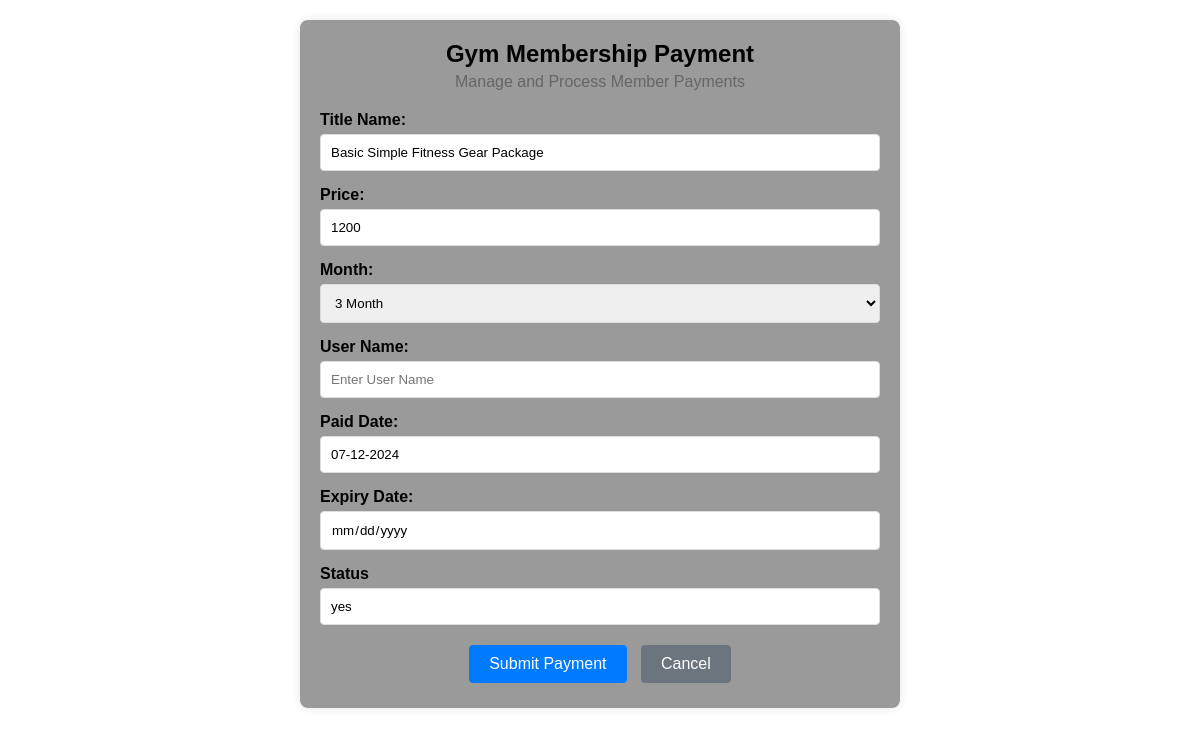
/payment.php?id=1 (signed in), run on the app's committed database.
### tables this page shows
CREATE TABLE `tbladdpackage` (
  `id` int(11) NOT NULL,
  `category` varchar(45) DEFAULT NULL,
  `titlename` varchar(450) DEFAULT NULL,
  `month` varchar(45) DEFAULT NULL,
  `Price` varchar(45) DEFAULT NULL,
  `Description` varchar(450) DEFAULT NULL
);

### payment.php (the view, shortened to what this page needs)
<!DOCTYPE html>
<html lang="en">
<head>
    <link rel="stylesheet" href="s1.css">
</head>
<body class="pay-body">
    <div class="contain">
        <header>
            <h1>Gym Membership Payment</h1>
            <p>Manage and Process Member Payments</p>
        </header>
        <form action="payment.php" method="post">
<?php
include "config.php";
$uid = $_GET['id'];
$sql = "select * from tbladdpackage where id='$uid'";
$result = mysqli_query($conn, $sql);
while ($row = mysqli_fetch_assoc($result)) {
    ?>
            <div class="form-group">
                <label for="user_name">Title Name:</label>
                <input type="text" id="user_name" placeholder="Enter User Name" value="<?php echo $row['titlename'];?>" required>
            </div>
            <div class="form-group">
                <label for="price">Price:</label>
                <input type="text" id="price" placeholder="Enter Price" value="<?php echo $row['Price'];?>" required readonly>
            </div>
            <div class="form-group">
                <label for="plan">Month:</label>
                <select id="plan" name="plan" onclick="calculateExpiryDate()" required>
                    <option value="<?php echo $row['month'];?>"><?php echo $row['month'];?></option>
                </select>
            </div>
            <div class="form-group">
                <label for="user_name">User Name:</label>
                <input type="text" id="user_name" name="user_name" placeholder="Enter User Name" required>
            </div>
            <div class="form-group">
                <label for="paid_date">Paid Date:</label>
                <input type="text" id="paid_date" name="paid_date" value="<?php echo date('d-m-Y');?>" required readonly>
            </div>
            <div class="form-group">
                <label for="expiry_date">Expiry Date:</label>
                <input type="date" id="expiry_date" name="expiry_date" required readonly>
            </div>
            <div class="form-group">
                <label for="status">Status</label>
                <input type="text" id="status" name="status" value="yes" required>
            </div>
            <div class="form-actions">
                <button type="submit" class="btn btn-primary" name="pay">Submit Payment</button>
                <button type="button" class="btn btn-secondary" onclick="window.history.back();">Cancel</button>
            </div>
    <?php
    }
    ?>
        </form>
    </div>
</body>
</html>

### s1.css (style rules this page uses)
* { margin: 0; padding: 0; outline: none; box-sizing: border-box; font-family: "poppins", sans-serif; }
body { display: flex; background: #7878788f; }
.btn { font-size: 15px; padding: 4px; }
.pay-body { background: url('js/danielle-cerullo-CQfNt66ttZM-unsplash.jpg'); background-repeat: no-repeat; background-size: cover; background-position: cover; }
.contain { width: 80%; max-width: 600px; margin: 20px auto; background-color: #9a9a9a; padding: 20px; border-radius: 8px; box-shadow: 0 0 10px rgba(0, 0, 0, 0.1); }
header { text-align: center; margin-bottom: 20px; }
header h1 { margin: 0; font-size: 24px; }
header p { margin: 5px 0 0; color: #666; }
.form-group { margin-bottom: 15px; }
.form-group label { display: block; margin-bottom: 5px; font-weight: bold; }
.form-group input, .form-group select { width: 100%; padding: 10px; border: 1px solid #ddd; border-radius: 4px; box-sizing: border-box; }
.form-actions { text-align: center; }
.btn { padding: 10px 20px; border: none; border-radius: 4px; cursor: pointer; font-size: 16px; margin: 5px; }
.btn-primary { background-color: #007bff; color: #fff; }
.btn-secondary { background-color: #6c757d; color: #fff; }

### data on the page
tbladdpackage: titlename "Basic Simple Fitness Gear Package", Price "1200", plan "3 Month"
